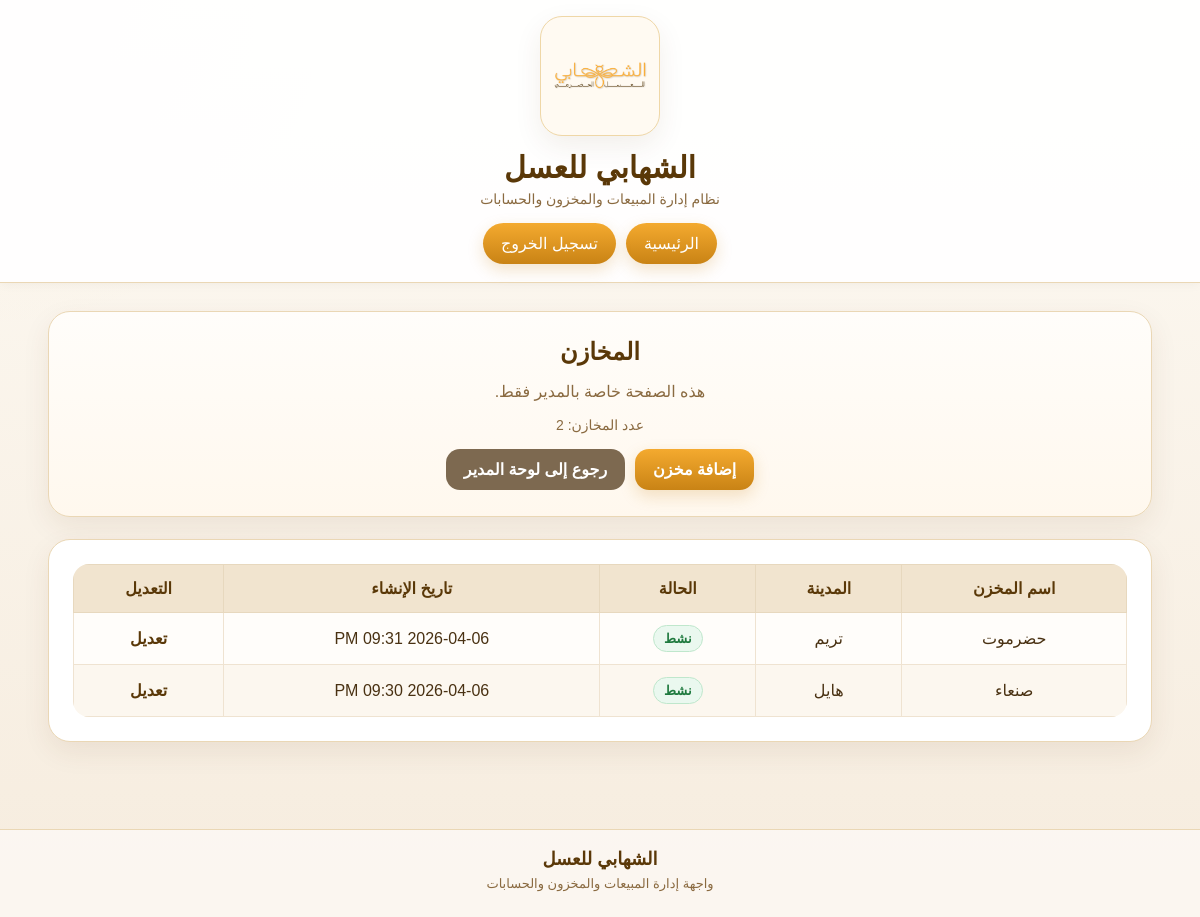
/accounts/manager-warehouses/ (signed in), run on the app's committed database.
### warehouses/models.py (models this page shows, shortened)
class Warehouse(models.Model):
    name = models.CharField(max_length=100, verbose_name='اسم المخزن')
    city = models.CharField(max_length=100, verbose_name='المدينة')
    is_active = models.BooleanField(default=True, verbose_name='نشط')
    created_at = models.DateTimeField(auto_now_add=True, verbose_name='تاريخ الإنشاء')
    class Meta:
        verbose_name = 'مخزن'
        verbose_name_plural = 'المخازن'

### accounts/views.py (the view)
# urls.py: path('manager-warehouses/', manager_warehouses_list, name='manager-warehouses-list'),
@login_required
def manager_warehouses_list(request):
    profile = WorkerProfile.objects.filter(user=request.user).select_related('warehouse').first()
    if not profile or profile.role != 'manager':
        return redirect('dashboard')
    warehouses = Warehouse.objects.all().order_by('name')
    return render(request, 'accounts/manager_warehouses_list.html', {
        'profile': profile,
        'warehouses': warehouses,
    })

### templates/accounts/manager_warehouses_list.html (shortened to what this page needs)
{% extends 'base.html' %}
{% block content %}
<div class="hero-card">
    <h2>المخازن</h2>
    <p class="muted">هذه الصفحة خاصة بالمدير فقط.</p>
    <div class="page-meta">عدد المخازن: {{ warehouses|length }}</div>
    <div class="actions">
        <a href="{% url 'manager-warehouse-create' %}" class="btn">إضافة مخزن</a>
        <a href="{% url 'manager-dashboard' %}" class="btn btn-secondary">رجوع إلى لوحة المدير</a>
    </div>
</div>
<div class="panel-card">
    {% if warehouses %}
        <div style="overflow-x:auto;">
            <table class="custom-table">
                <thead>
                    <tr>
                        <th>اسم المخزن</th>
                        <th>المدينة</th>
                        <th>الحالة</th>
                        <th>تاريخ الإنشاء</th>
                        <th>التعديل</th>
                    </tr>
                </thead>
                <tbody>
                    {% for warehouse in warehouses %}
                    <tr>
                        <td>{{ warehouse.name }}</td>
                        <td>{{ warehouse.city }}</td>
                        <td>
                            {% if warehouse.is_active %}
                                <span class="badge badge-success">نشط</span>
                            {% else %}
                                <span class="badge badge-danger">غير نشط</span>
                            {% endif %}
                        </td>
                        <td>{{ warehouse.created_at|date:"Y-m-d h:i A" }}</td>
                        <td>
                            <a href="{% url 'manager-warehouse-update' warehouse.pk %}">تعديل</a>
                        </td>
                    </tr>
                    {% endfor %}
                </tbody>
            </table>
        </div>
    {% else %}
        <p class="muted">لا توجد مخازن حتى الآن.</p>
    {% endif %}
</div>
{% endblock %}

### static/css/style.css (style rules this page uses)
:root { --bg-main: #fbf7ef; --bg-soft: #f7efe2; --card-bg: #ffffff; --text-main: #493112; --text-soft: #8a6a40; --gold-main: #f4aa2f; --gold-dark: #c98315; --brown-main: #5a3808; --border-soft: #ead7b5; --shadow-soft: 0 10px 28px rgba(90, 56, 8, 0.08); --radius-xl: 22px; --radius-lg: 18px; --radius-md: 14px; }
* { box-sizing: border-box; }
body { margin: 0; font-family: Tahoma, Arial, sans-serif; color: var(--text-main); background: radial-gradient(circle at top left, rgba(244, 170, 47, 0.06), transparent 22%), linear-gradient(180deg, #fdfaf4 0%, #f6ecde 100%); }
.hero-card, .panel-card, .stat-card { background: var(--card-bg); border: 1px solid var(--border-soft); border-radius: var(--radius-xl); box-shadow: var(--shadow-soft); }
.hero-card { padding: 26px; text-align: center; margin-bottom: 22px; background: linear-gradient(180deg, #fffdfa 0%, #fff8ee 100%); }
.panel-card { padding: 24px; margin-bottom: 22px; }
.hero-card h2, .panel-card h2, .panel-card h3 { margin-top: 0; margin-bottom: 10px; color: var(--brown-main); }
.muted { color: var(--text-soft); text-align: center; }
.actions { display: flex; justify-content: center; gap: 10px; flex-wrap: wrap; margin-top: 14px; }
.btn { display: inline-block; padding: 11px 18px; border-radius: 14px; background: linear-gradient(180deg, var(--gold-main), var(--gold-dark)); color: white; text-decoration: none; border: none; cursor: pointer; font-weight: bold; box-shadow: 0 6px 16px rgba(201, 131, 21, 0.22); }
.btn-secondary { background: #7d6950; box-shadow: none; }
.custom-table { width: 100%; border-collapse: collapse; background: #fff; overflow: hidden; border-radius: 16px; }
.custom-table th { background: #f1e4cf; color: var(--brown-main); padding: 14px 12px; border: 1px solid #e7d8be; text-align: center; white-space: nowrap; }
.custom-table td { padding: 12px; border: 1px solid #efe3d1; text-align: center; white-space: nowrap; background: #fffdfa; }
.custom-table tbody tr:nth-child(even) td { background: #fcf7ef; }
.custom-table a { color: var(--brown-main); font-weight: bold; text-decoration: none; }
.hero-card .actions { margin-top: 16px; }
.btn, .main-nav a, .logout-btn, .quick-links a { transition: 0.2s ease; }
.badge { display: inline-block; padding: 6px 10px; border-radius: 999px; font-size: 13px; font-weight: bold; line-height: 1; }
.badge-success { background: #eaf8ef; color: #1f7a3f; border: 1px solid #bfe7cc; }
.page-meta { text-align: center; color: var(--text-soft); font-size: 14px; margin-top: 8px; }

### data on the page
Warehouse: name "حضرموت", city "تريم", is_active "نشط", created_at "2026-04-06 09:31 PM"
Warehouse: name "صنعاء", city "هايل", is_active "نشط", created_at "2026-04-06 09:30 PM"

### other printed values
{{ warehouses|length }} "2"
